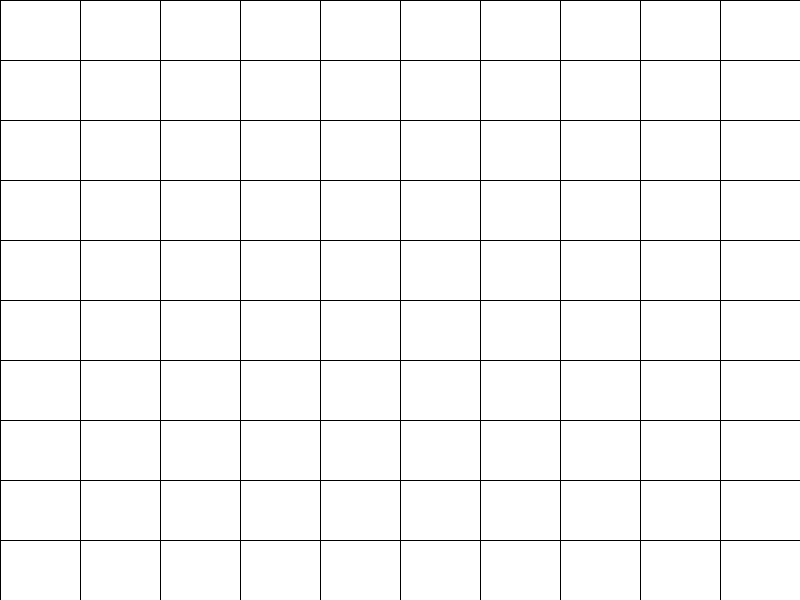
Frame 1 (no input)
Frame 60 (the mouse pressed at the canvas centre just before this capture): identical to frame 1, image omitted
Frame 120 (the mouse held since frame 60 and released just before this capture): identical to frame 1, image omitted

The Processing sketch that drew this single still picture (run headless with seeded random() and noise(); from frame 60 on, the mouse is pressed at the canvas centre):

// Processing sketch: mod_art_4
// ── mod_art_4.pde
int cols = 10; // Number of columns
int rows = 10; // Number of rows
color[][] colors; // 2D array to hold colors

void setup() {
  size(800, 600);
  colors = new color[cols][rows]; // Initialize color array
  for (int i = 0; i < cols; i++) {
    for (int j = 0; j < rows; j++) {
      colors[i][j] = color(255); // Set default color to white
    }
  }
}

void draw() {
  background(255); // Clear background
  float w = width / cols; // Width of each square
  float h = height / rows; // Height of each square
  
  for (int i = 0; i < cols; i++) {
    for (int j = 0; j < rows; j++) {
      fill(colors[i][j]); // Set fill color
      rect(i * w, j * h, w, h); // Draw square
    }
  }
}

void mouseMoved() {
  float w = width / cols; // Width of each square
  float h = height / rows; // Height of each square
  int col = int(mouseX / w); // Determine column based on mouse position
  int row = int(mouseY / h); // Determine row based on mouse position
  
  // Check if the mouse is within the grid bounds
  if (col >= 0 && col < cols && row >= 0 && row < rows) {
    colors[col][row] = color(random(255), random(255), random(255)); // Change color on hover
  }
}
